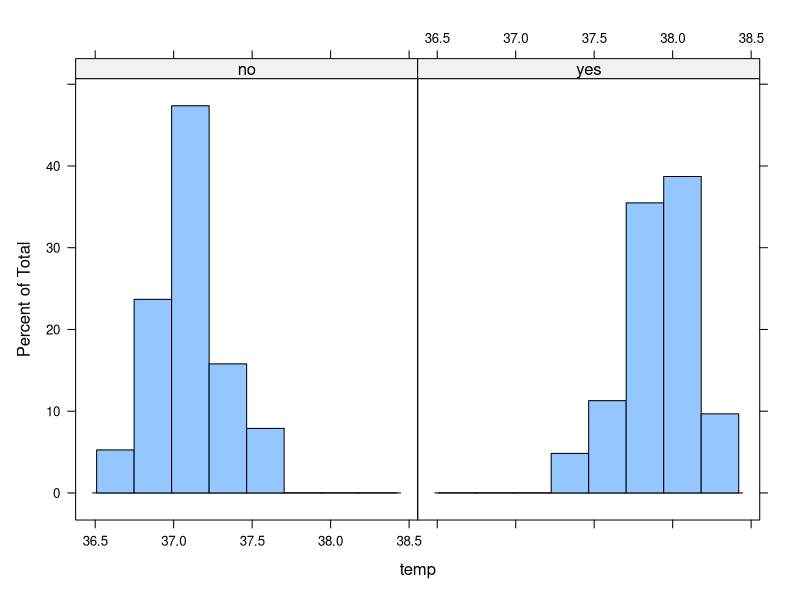
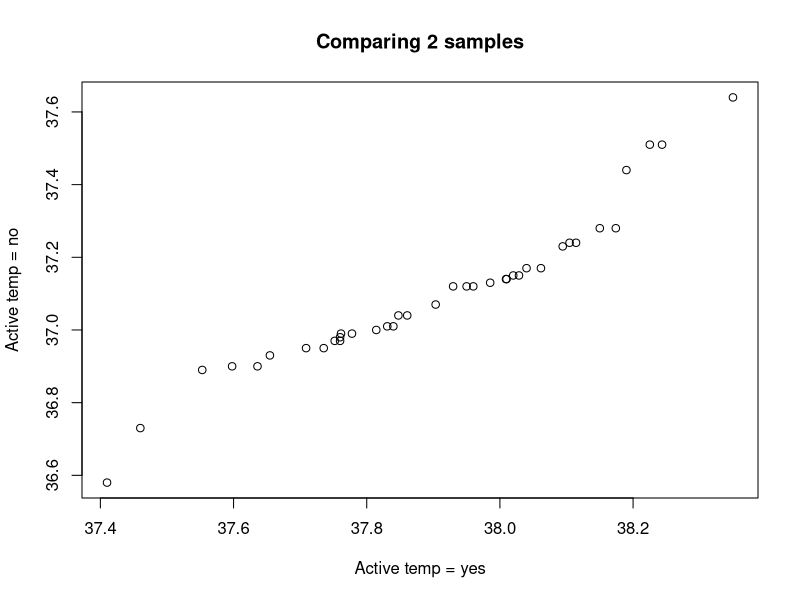
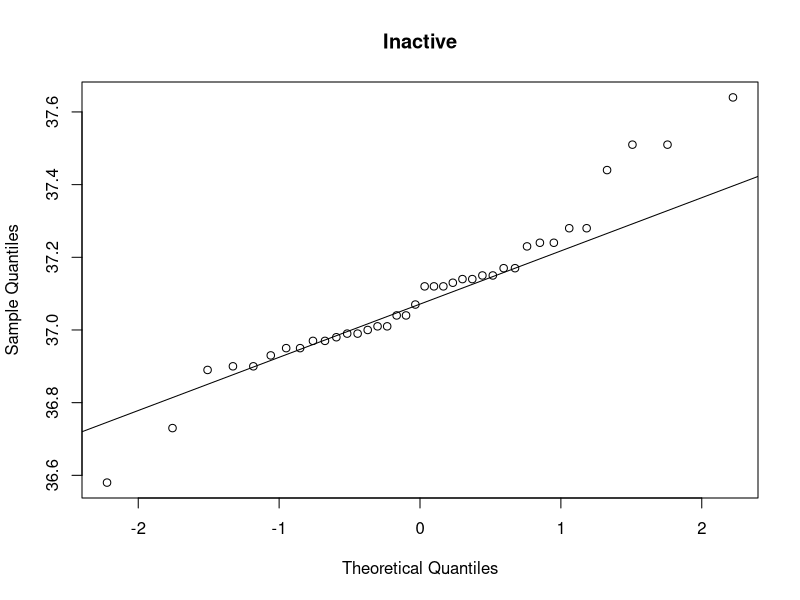
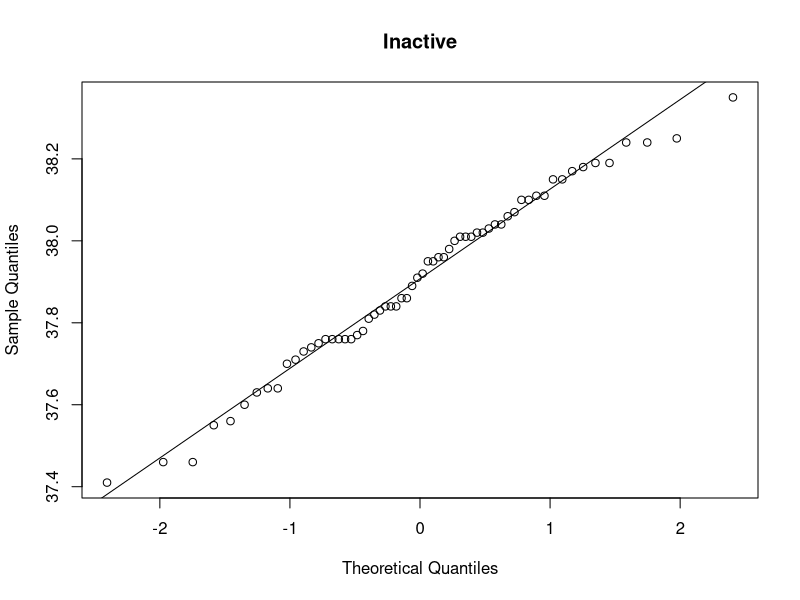

The R script that drew these images, in order: (Note: this script raises an error after producing the figures.)

# Beavers dataset
?beavers

str(beaver2)
# use the transform function to change the 
# active variable to factor
transformed_beaver_data <- transform(beaver2, 
                                     activ = factor(activ, labels = c("no", "yes")))
transformed_beaver_data

# select the appropriate test
# first step is to check normality of the data

library("lattice")
histogram(~temp | activ, data = transformed_beaver_data)

with(transformed_beaver_data, 
     qqplot(temp[activ == "yes"], 
            temp[activ == "no"], 
            main = "Comparing 2 samples",
            xlab = "Active temp = yes", ylab = "Active temp = no"))

# Using qqplot and qqnorm function 
with(transformed_beaver_data, 
     {qqnorm(temp[activ == "no"],
            main = "Inactive")
            qqline(temp[activ =="no"])
    })


# Change active period to "yes" 
with(transformed_beaver_data, 
     {qqnorm(temp[activ == "yes"],
             main = "Inactive")
       qqline(temp[activ =="yes"])
     })

# Formal test for normality
normalty_test <- shapiro.test(transformed_beaver_data$temp)
normalty_test$p.value
# p-value tell us the chances of the sample comes from noraml distribution 
# p-value is clearly less than 0.05
# So the data is not normally distributed.

# we can apply this test on all variable on tapply() function.
with(transformed_beaver_data, tapply(temp, activ, shapiro.test))


t.test(temp ~ activ, data = transformed_beaver_data)

# use separate vectors for the samples that we want to compare
with(transformed_beaver_data, 
     t.test(temp[activ == "yes"], 
            temp[activ == "no"]))

# for the data which we think is not normal
wilcox.test(temp ~ activ, data = transformed_beaver_data)

# sleep dataset
str(sleep)
head(sleep)
#Extras = extras hours of the sleep after medicine
#Group = which varient eacj participent took
#ID = partitient ID

# each person gets both varients - data is therefor paired
# we want to know if both types of sleeps medicine had an effect
# on the length of sleep

t.test(extra ~ group, data = sleep, paired = TRUE)

# Testing counts on a proportions
survivors <- matrix(c(1781, 1443, 135, 47), ncol = 2)
colnames(survivors) <- c("survived", "died")
rownames(survivors) <- c("no seat belt", "seat belt")
survivors

result_prop_test <- prop.test(survivors)
result_prop_test
# p-value tell us how likely that both proportions are equal
# p-value -> null is not true
# Therefore dying in hospital in car crash is lower
# if you're wearing seat belt


chisq.test(survivors)


# Theses tests can be applied with more than 2 cols
str(HairEyeColor)
head(HairEyeColor, 20)
?dimnames
dimnames(HairEyeColor)

# check whether hair color and eye color are related
?margin.table
hair_eye_margin <- margin.table(HairEyeColor, 
                                margin = c(1,2))
hair_eye_margin

#Once the table wa built we can apply the chi-squed test
chisq.test(hair_eye_margin)
